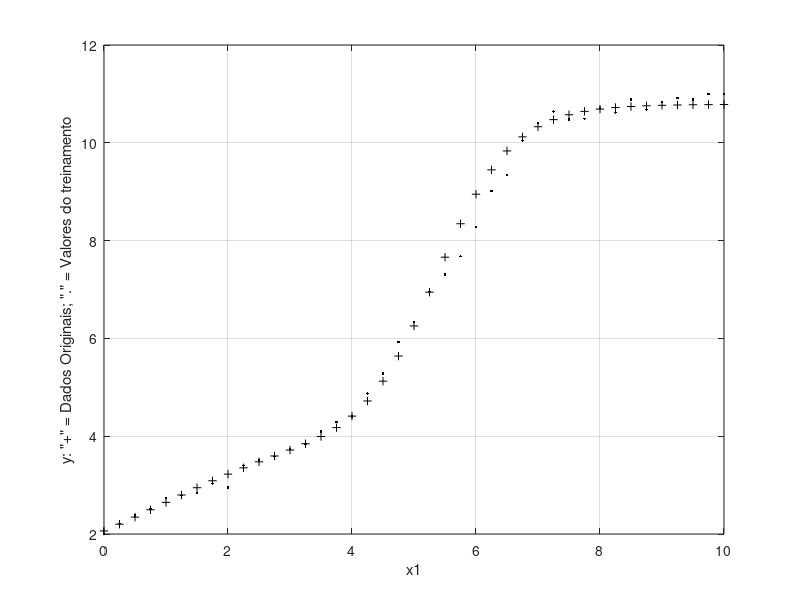
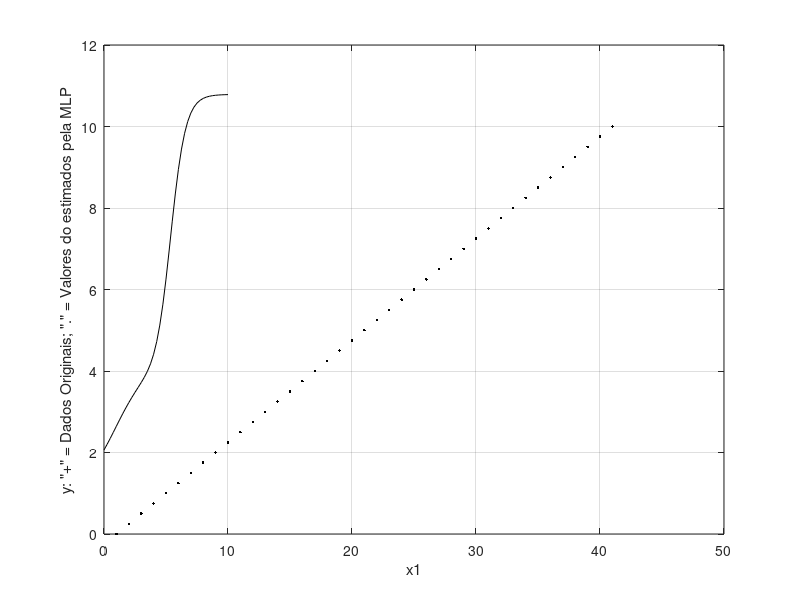

The MATLAB script that drew these images, in order:

% carga dos dados

vX1 = [0.00:0.25:10.00];
vYd = [2.000, 2.2197, 2.3811, 2.5136, 2.7310, 2.7827, 2.8327, 3.0351, 2.9551 ...
, 3.3973, 3.5117, 3.5909, 3.7345, 3.8419, 4.0952, 4.2879, 4.4000, 4.8764, 5.2843 ...
, 5.9241, 6.3302, 6.9608, 7.3044, 7.6791, 8.2819, 9.0139, 9.3387, 10.0420, 10.4000 ...
, 10.6437, 10.4786, 10.4928, 10.7082, 10.6233, 10.8862, 10.6830, 10.8393, 10.9186 ...
, 10.8814, 10.9979, 11.0000];

Np = 41;

NN = 3; % numero de neuronios
err_tol = 0.001; % valor de parada do erro

% inicalizacao aleatoria dos pesos e bias da rede
V11 = 2*rand-1;
V12 = 2*rand-1;
V13 = 2*rand-1;
B01 = 2*rand-1;
B02 = 2*rand-1;
B03 = 2*rand-1;
W11 = 2*rand-1;
W21 = 2*rand-1;
W31 = 2*rand-1;
B0 = 2*rand-1;

% valores de offset das entradas da rede neural
C1 = 1;
C2 = 1;

contdisp = 0;       % contador de visualizacao do erro
flagdisp = 100;     % dado de impressao do erro
max_epoc = 200;  % numero maximo de epocas
fa = 0.005;         % fator de aprendizado

for epoc = 1:max_epoc    % etapa de treinamento
  for n = 1:Np
    X1 = vX1(n); % padrao fornecido a rede
    Yd = vYd(n);
    
    % processamento dos dados da camada escondida
    Z1in = B01*C1 + V11*X1;
    Z2in = B02*C1 + V12*X1;
    Z3in = B03*C1 + V13*X1;
    
    % funcoes de ativacao da camada escondida
    Z1 = 2/(1 + exp(-2*Z1in)) - 1;
    Z2 = 2/(1 + exp(-2*Z2in)) - 1;
    Z3 = 2/(1 + exp(-2*Z3in)) - 1;
    
    % processamento dos dados da camada de saida
    O1 = B0*C2 + W11*Z1 + W21*Z2 + W31*Z3;
    Y = O1; % funcao de ativacao linear
    
    % treinamento por retropropagacao
    
    e = Yd - Y; % erro entre o valor desejado e a saida
    E(n) = e;
    
    % ajuste dos pesos da camada de saida    
    de = e;
    dW11 = fa*de*Z1;    dW21 = fa*de*Z2;    dW31 = fa*de*Z3;
    dB0 = fa*de;
    W11 = W11+dW11;     W21 = W21+dW21;     W31 = W31+dW31;
    B0 = B0+dB0;
    
    % ajuste dos pesos da camada escondida
    d = de*(W11+W21+W31);
    d1 = d*(1 - (2/(1+exp(-2*Z1in)) - 1)^2);
    d2 = d*(1 - (2/(1+exp(-2*Z2in)) - 1)^2);
    d3 = d*(1 - (2/(1+exp(-2*Z3in)) - 1)^2);
    
    dV11 = fa*d1*X1; dV12 = fa*d2*X1; dV13 = fa*d3*X1;
    dB01 = fa*d1; dB02 = fa*d2; dB03 = fa*d3;
    
    V11 = V11 + dV11; V12 = V12 + dV12; V13 = V13 + dV13;
    B01 = B01 + dB01; B02 = B02 + dB02; B03 = B03 + dB03;
    
  end
    
 SSE = (sum(sum(E.*E)))/2; % somatorio do erro
 
 % testar se o erro esta na faixa de tolerancia
 if SSE < err_tol, break, end
 contdisp = contdisp + 1;
 if contdisp >= flagdisp
  contdisp = 0;
  fprintf('Epoca Treinam. = %.0f    Som. Erro Quad. Treinam. = %g\n\n', epoc, SSE);
 end
end % final do treinamento

% imprimir numero de treinamento e erro obtido

fprintf('Epoca Treinam. = %.0f  Som.Erro Quad. = %g\n\n', epoc, SSE);

for n=1:Np % teste da rede treinada
  
  X1 = vX1(n);
  
  % processamento dos dados da camada escondida
  Z1in = B01*C1 + V11*X1;
  Z2in = B02*C1 + V12*X1;
  Z3in = B03*C1 + V13*X1;
  
  % funcoes de ativacao da camada escondida
  Z1 = 2/(1 + exp(-2*Z1in)) - 1;
  Z2 = 2/(1 + exp(-2*Z2in)) - 1;
  Z3 = 2/(1 + exp(-2*Z3in)) - 1;
  
  % processamento dos dados da camada de saida
  O1 = B0*C2 + W11*Z1 + W21*Z2 + W31*Z3;
  Y = O1; % funcao de ativacao linear
  VetYr(n) = Y;
  
end

% graficos dos dados de treinamento e do modelo neural obtido
plot(vX1, vYd, 'k.', vX1, VetYr, 'k+'); grid;
xlabel('x1'); ylabel('y: "+" = Dados Originais; "." = Valores do treinamento');
figure  

for n=1:Np % teste da rede treinada
    
  X1 = vX1(n);
  
  % processamento dos dados da camada escondida
  Z1in = B01*C1 + V11*X1; 
  Z2in = B02*C1 + V12*X1;
  Z3in = B03*C1 + V13*X1;
  
  % funcoes de ativacao da camada escondida
  Z1 = 2/(1 + exp(-2*Z1in)) - 1;
  Z2 = 2/(1 + exp(-2*Z2in)) - 1;
  Z3 = 2/(1 + exp(-2*Z3in)) - 1;
  
  % processamento dos dados da camada de saida
  O1 = B0*C2 + W11*Z1 + W21*Z2 + W31*Z3;
  Y = O1; % funcao de ativacao linear
  VetYr(n) = Y;
  
end

% graficos do dados originais e de valores estimados pela rede
plot(vX1, 'k.', vX1, VetYr, 'k'); grid;
xlabel('x1'); ylabel('y: "+" = Dados Originais; "." = Valores do estimados pela MLP');  
    